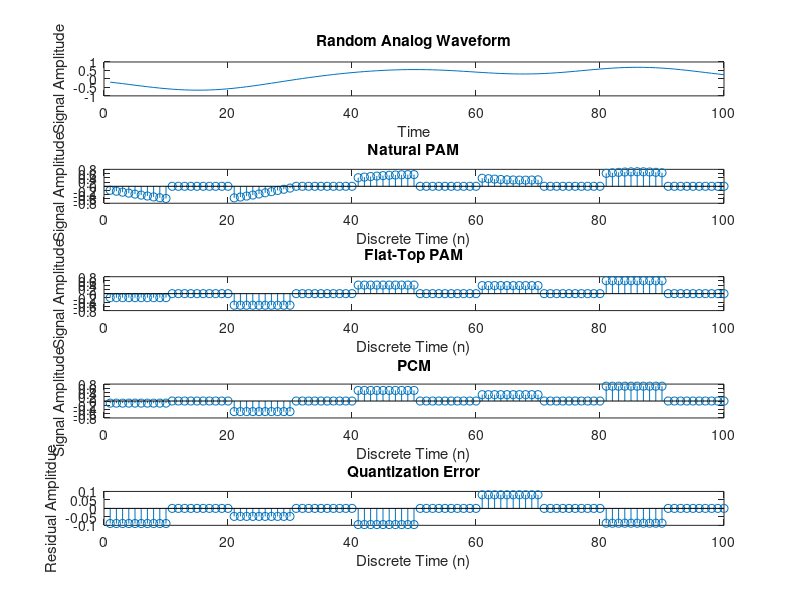

MATLAB code to generate this figure: (Note: this script raises an error after producing the figure.)
% AUTHOR: Alex Wyglinski, Kyle McClintick and Gigi Dong
% DATE: 10/3/18
close all;
clear;
clc;

% Define constants
L = 100; % Length of the overall transmission
M = 10; % Pulse duration for rectangular pulse train
N = 10; % Upsampling factor for generating analog waveform

% Generate a discrete version of a random continuous analog
% waveform using a Uniform Random Number Generator and
% an interpolation function to smooth out the result
analog_wavefm = interp((2*rand(1,(L/M))-1),M);
% Generate a rectangular pulse train of samples
impulsetrain_wavefm = reshape(ones(N,1)*rem(1:1:(L/N),2),[1,L]);

% Plotting Base signals
% figure(1)
% subplot(2,1,1)
% plot(analog_wavefm); title('Random Analog Waveform')
% ylim([-2 2]); ylabel('Signal Amplitude'); xlabel('Discrete Time (n)');
% subplot(2,1,2)
% stem(impulsetrain_wavefm); ylabel('Signal Amplitude');
% xlabel('Discrete Time (n)'); title('Impulse Train');

% PAM
natural_PAM = analog_wavefm .* impulsetrain_wavefm;
flattop_PAM = repelem(natural_PAM(1:N:end), N);

% plotting PAM
% figure(2)
% subplot(2,1,1)
% stem(natural_PAM); title('Naturally Sampled PAM');
% ylim([-2 2]); ylabel('Signal Amplitude'); xlabel('Discrete Time (n)');
% subplot(2,1,2)
% stem(flattop_PAM); ylabel('Signal Amplitude');
% xlabel('Discrete Time (n)'); title('Flat-Top PAM');

% Quantizing
q = zeros(1,L);
[ind,quantv] = quantiz(downsample(analog_wavefm,N), ...
    [-0.8 -0.6 -0.4 -0.2 0 0.2 0.4 0.6 0.8], ...
    [-0.9 -0.7 -0.5 -0.3 -0.1 0.1 0.3 0.5 0.7 0.9]);
for i=1:N-1
    [d, ix] = min(abs(quantv -   flattop_PAM(1+((i-1)*N))  ));
    q(1+((i-1)*N):i*N) = quantv(ix);
end
q = q .* impulsetrain_wavefm;
residual = flattop_PAM - q;

% 
figure(3)
subplot(5,1,1)
plot(analog_wavefm); title('Random Analog Waveform'); xlabel('Time');
ylabel('Signal Amplitude');
subplot(5,1,2)
stem(natural_PAM); title('Natural PAM'); xlabel('Discrete Time (n)');
ylabel('Signal Amplitude');
subplot(5,1,3)
stem(flattop_PAM); title('Flat-Top PAM'); xlabel('Discrete Time (n)');
ylabel('Signal Amplitude');
subplot(5,1,4)
stem(q); title('PCM'); xlabel('Discrete Time (n)');
ylabel('Signal Amplitude');
subplot(5,1,5)
stem(residual); ylabel('Residual Amplitdue'); xlabel('Discrete Time (n)');
title('Quantization Error');


% Generate your own line codes for the binary string `11001100'
L_lc = 20; % Line coding pulse duration
bin_str = round(rand(1,L));
upnrz1 = ones(1,L_lc);
upnrz0 = zeros(1,L_lc);
upnrz_wavefm = [];
for ind = 1:1:length(bin_str)
    if (bin_str(ind) == 1)
        upnrz_wavefm = [upnrz_wavefm upnrz1];
    else
        upnrz_wavefm = [upnrz_wavefm upnrz0];
    end
end


% Visualize 2 periods of the eye diagram
% eyediagram(upnrz_wavefm,2*L_lc,L_lc,L_lc/2);
% ylim([-0.5 1.5]);


% Bringing it all together
%%%%%%%%%%%%%%%%%%%%%%%%%%%%%%%%%%%%%%%%%%%%%%%%%%%%%%%%%%%%%%%%%%
Fs = 44100; % 44.1kHz sample rate, as most sounds is <20 kHz (Nyquist)
%%%%%%%%%%%%%%%%%%%%%%%%%%%%%%%%%%%%%%%%%%%%%%%%%%%%%%%%%%%%%%%%%%
[notdone, Fs_1] = audioread('chickens.wav');
notdone = notdone(:,1);
%[notdone, Fs_3] = audioread('elbow.wav');

% Plot raw data
% figure(1)
% stem(notdone); title('Raw Mystery Soundfile'); xlabel('Discrete Time (n)');
% ylabel('Signal Amplitude');

% Define constants
l = length(notdone); % Length of the overall transmission
%%%%%%%%%%%%%%%%%%%%%%%%%%%%%%%%%%%%%%%%%%%%%%%%%%%%%%%%%%%%%%%%%%
n = 2; % downsample/upsample rate
%%%%%%%%%%%%%%%%%%%%%%%%%%%%%%%%%%%%%%%%%%%%%%%%%%%%%%%%%%%%%%%%%%

% encode the waveforms
encode_impulsetrain = reshape(ones(n,1)*rem(1:1:(l/n),2),[l,1]);
Vmax = max(notdone);
Vmin = min(notdone);

natural = notdone .* encode_impulsetrain;
% figure(2)
% stem(natural); title('Natural PAM'); xlabel('Discrete Time (n)');
% ylabel('Signal Amplitude');
flattop = repelem(natural(1:n:end), n);
% figure(3)
% stem(flattop); title('Flat-Top PAM'); xlabel('Discrete Time (n)');
% ylabel('Signal Amplitude');

% Quantization codebook
%%%%%%%%%%%%%%%%%%%%%%%%%%%%%%%%%%%%%%%%%%%%%%%%%%%%%%%%%%%%%%%%%%
codes = 2^10; % number of codes in the codebook
%%%%%%%%%%%%%%%%%%%%%%%%%%%%%%%%%%%%%%%%%%%%%%%%%%%%%%%%%%%%%%%%%%

codebook = linspace(Vmin, Vmax, codes);
partition = linspace(Vmin+abs(codebook(2)-codebook(1)), Vmax, codes-1);
[index,quant_file] = quantiz(flattop,partition,codebook); % Quantize.

% Convert to binary where Vmax is all zero, -Vmax is all 1, and each
% descending value increments the least sig bit
binary_stream = zeros(1, l/n*2);
nz_encoded = quant_file(quant_file ~= 0);
binary_assignments = de2bi(linspace(0,codes-1,codes));

for i=1:length(nz_encoded)
    curr_assign = (nz_encoded(i) == codebook);
    binary_stream(1+(i-1)*log2(codes):i*log2(codes)) = ...
        binary_assignments(curr_assign,1:end);
end
% figure(4)
% stem(binary_stream); title('Mystery Binary Stream'); xlabel('Discrete Time (n)');
% ylabel('Signal Amplitude');

%%%%%%%%%%%%%%%%%%%%%%%%%%%%%%%%%%%%%%%%%%%%%%%%%%%%%%%%%%%%%%%%%%%%%%%%%%%
%         STUDENTS TASK BEGINS HERE GIVEN ASSUMPTIONS SUPPLIED
%                      binary_stream
%                      Vmax, Vmin to make codebook
%                      rules for making binary assignments
%         THEY MUST ADJUST
%                      codes, n, Fs
bin = load('binary_stream_1.mat');

% Convert back to amplitude levels from binary
decoded_binary = zeros(1, length(bin.binary_stream)/log2(codes));
for i=1:length(decoded_binary)
    curr_code = (bin.binary_stream(1+(i-1)*log2(codes):i*log2(codes)) == ...
        binary_assignments(:,1:end));
    decoded_binary(i) = codebook(sum(curr_code,2) == log2(codes));
end
Vmax = max(decoded_binary);
Vmin = min(decoded_binary);

% play files according to sampling rate
s = load('sb_jr_p1_file1.mat');
sound(s, Fs);

% audiowrite('mystery_3.wav',decoded_binary, Fs);









